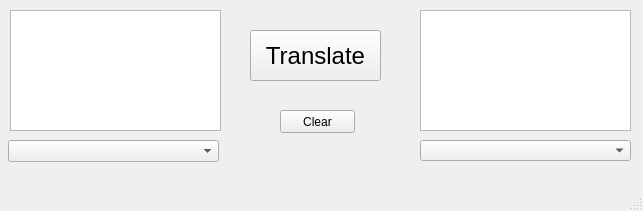
<?xml version="1.0" encoding="UTF-8"?>
<ui version="4.0">
 <class>MainWindow</class>
 <widget class="QMainWindow" name="MainWindow">
  <property name="geometry">
   <rect>
    <x>0</x>
    <y>0</y>
    <width>643</width>
    <height>211</height>
   </rect>
  </property>
  <property name="windowTitle">
   <string>MainWindow</string>
  </property>
  <widget class="QWidget" name="centralwidget">
   <widget class="QPushButton" name="pushButton">
    <property name="geometry">
     <rect>
      <x>250</x>
      <y>30</y>
      <width>131</width>
      <height>51</height>
     </rect>
    </property>
    <property name="font">
     <font>
      <pointsize>18</pointsize>
     </font>
    </property>
    <property name="text">
     <string>Translate</string>
    </property>
   </widget>
   <widget class="QPushButton" name="pushButton_2">
    <property name="geometry">
     <rect>
      <x>280</x>
      <y>110</y>
      <width>75</width>
      <height>23</height>
     </rect>
    </property>
    <property name="text">
     <string>Clear</string>
    </property>
   </widget>
   <widget class="QComboBox" name="comboBox">
    <property name="geometry">
     <rect>
      <x>8</x>
      <y>140</y>
      <width>211</width>
      <height>22</height>
     </rect>
    </property>
   </widget>
   <widget class="QComboBox" name="comboBox_2">
    <property name="geometry">
     <rect>
      <x>420</x>
      <y>140</y>
      <width>211</width>
      <height>21</height>
     </rect>
    </property>
   </widget>
   <widget class="QTextEdit" name="textEdit">
    <property name="geometry">
     <rect>
      <x>10</x>
      <y>10</y>
      <width>211</width>
      <height>121</height>
     </rect>
    </property>
   </widget>
   <widget class="QTextEdit" name="textEdit_2">
    <property name="geometry">
     <rect>
      <x>420</x>
      <y>10</y>
      <width>211</width>
      <height>121</height>
     </rect>
    </property>
   </widget>
  </widget>
  <widget class="QMenuBar" name="menubar">
   <property name="geometry">
    <rect>
     <x>0</x>
     <y>0</y>
     <width>643</width>
     <height>21</height>
    </rect>
   </property>
  </widget>
  <widget class="QStatusBar" name="statusbar"/>
 </widget>
 <resources/>
 <connections/>
</ui>
